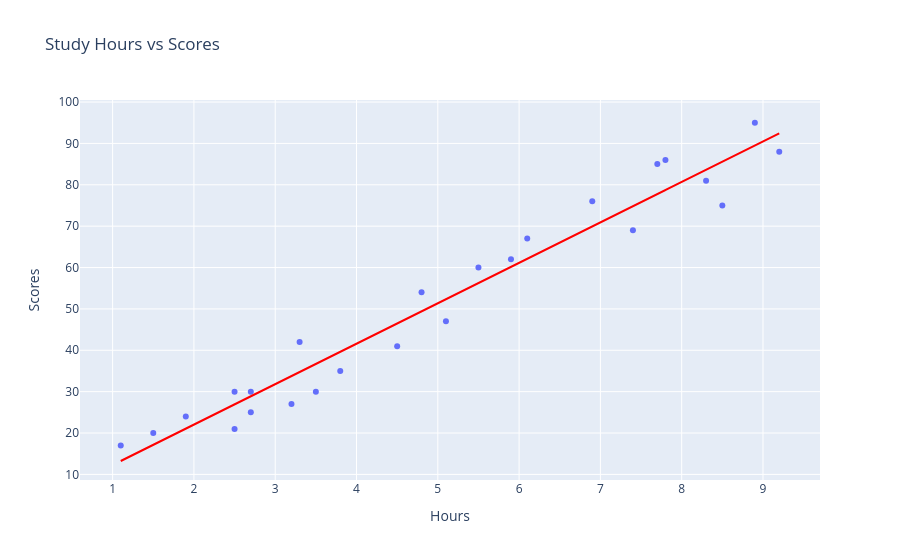

Source (notebook cell):
### Code cell
w=model.coef_
b = model.intercept_
print(w,b)
line = px.line(
    x=marks_df['Hours'],
    y=model.predict(marks_df[['Hours']]),color_discrete_sequence=['red']
)
fig.add_traces(line.data)

### Figure 1 — Plotly figure (JSON) as saved in the notebook; plotly's stock layout.template omitted (floating-point values rounded to 4 significant figures)
{"data": [{"hovertemplate": "Hours=%{x}<br>Scores=%{y}<extra></extra>", "legendgroup": "", "marker": {"color": "#636efa", "symbol": "circle"}, "mode": "markers", "name": "", "orientation": "v", "showlegend": false, "type": "scatter", "x": [2.5, 5.1, 3.2, 8.5, 3.5, 1.5, 9.2, 5.5, 8.3, 2.7, 7.7, 5.9, 4.5, 3.3, 1.1, 8.9, 2.5, 1.9, 6.1, 7.4, 2.7, 4.8, 3.8, 6.9, 7.8], "xaxis": "x", "y": [21, 47, 27, 75, 30, 20, 88, 60, 81, 25, 85, 62, 41, 42, 17, 95, 30, 24, 67, 69, 30, 54, 35, 76, 86], "yaxis": "y"}, {"hovertemplate": "x=%{x}<br>y=%{y}<extra></extra>", "legendgroup": "", "line": {"color": "red", "dash": "solid"}, "marker": {"symbol": "circle"}, "mode": "lines", "name": "", "orientation": "v", "showlegend": false, "type": "scatter", "x": [2.5, 5.1, 3.2, 8.5, 3.5, 1.5, 9.2, 5.5, 8.3, 2.7, 7.7, 5.9, 4.5, 3.3, 1.1, 8.9, 2.5, 1.9, 6.1, 7.4, 2.7, 4.8, 3.8, 6.9, 7.8], "xaxis": "x", "y": [26.92, 52.34, 33.77, 85.58, 36.7, 17.15, 92.42, 56.25, 83.62, 28.88, 77.76, 60.16, 46.47, 34.74, 13.24, 89.49, 26.92, 21.06, 62.12, 74.82, 28.88, 49.41, 39.63, 69.94, 78.73], "yaxis": "y"}], "layout": {"legend": {"tracegroupgap": 0}, "title": {"text": "Study Hours vs Scores"}, "xaxis": {"anchor": "y", "domain": [0, 1], "title": {"text": "Hours"}}, "yaxis": {"anchor": "x", "domain": [0, 1], "title": {"text": "Scores"}}}}
